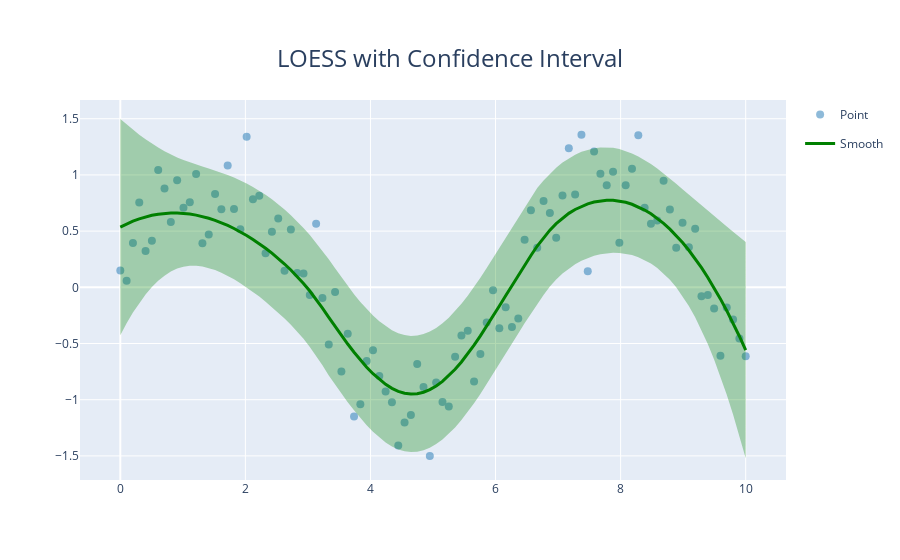

Notebook source saved alongside this figure:
### Markdown cell above
### Confidence Intervals

### Code cell
(ggplot(df, aes(x='x', y='y'))
 + geom_point(alpha=0.5)
 + geom_smooth(method='loess', se=True, color='green')
 + labs(title='LOESS with Confidence Interval'))
